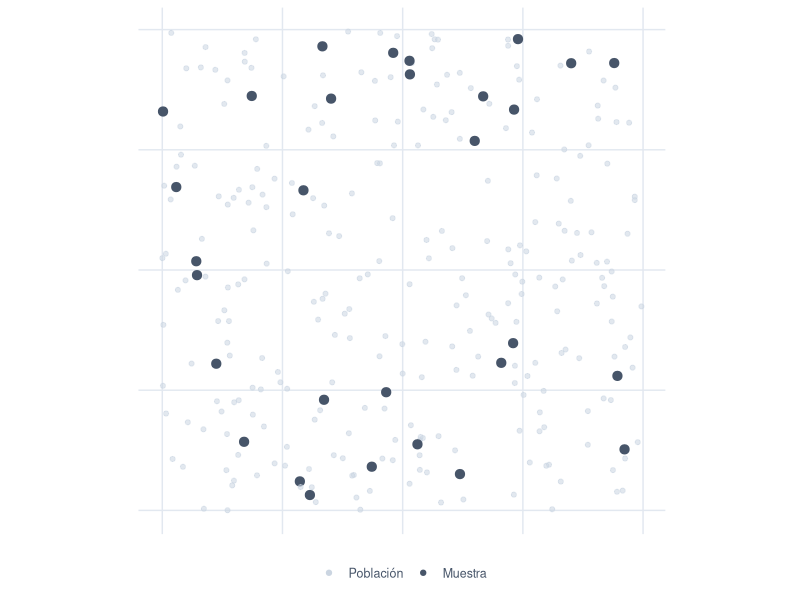
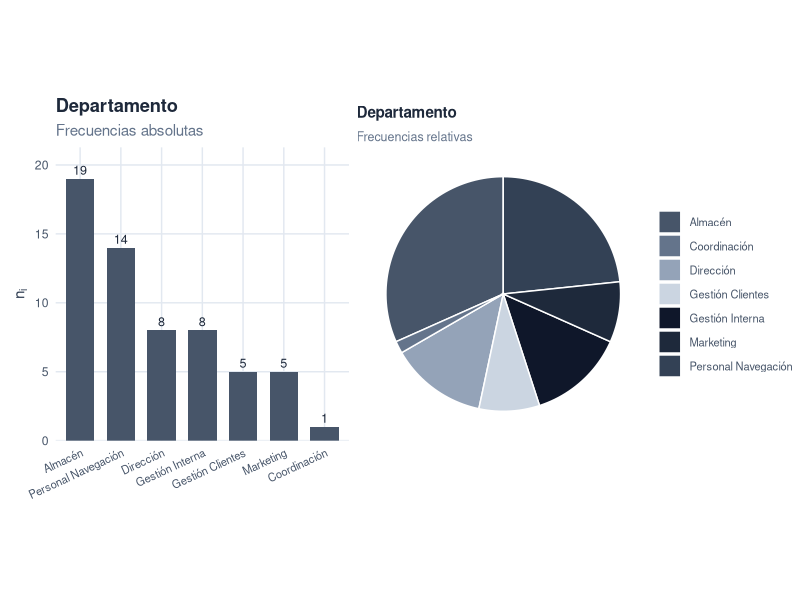
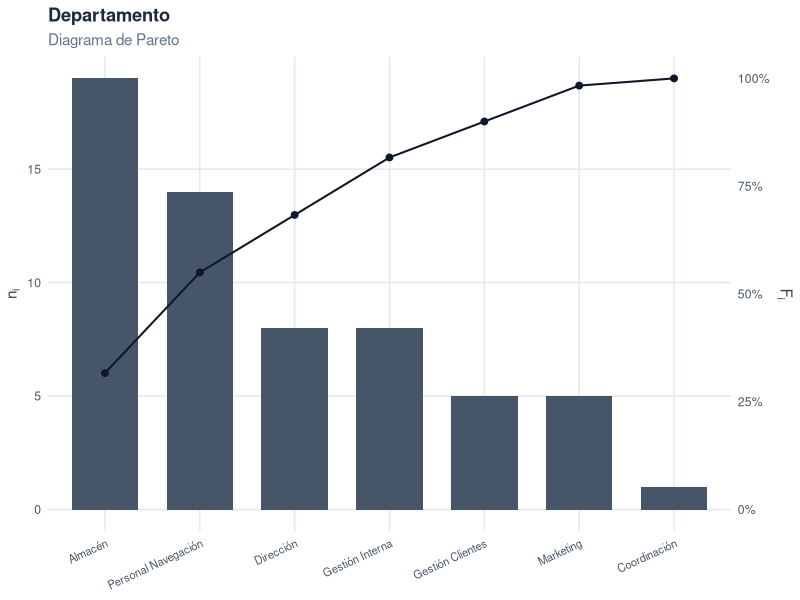
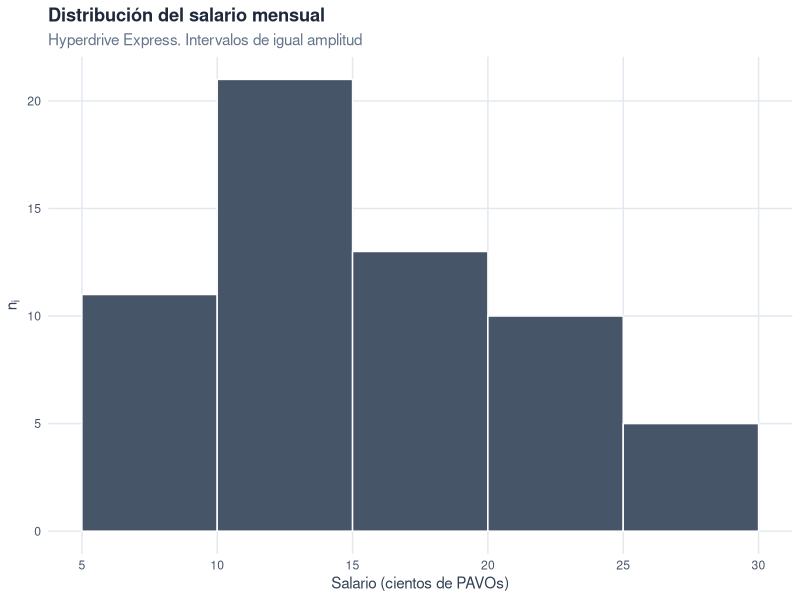
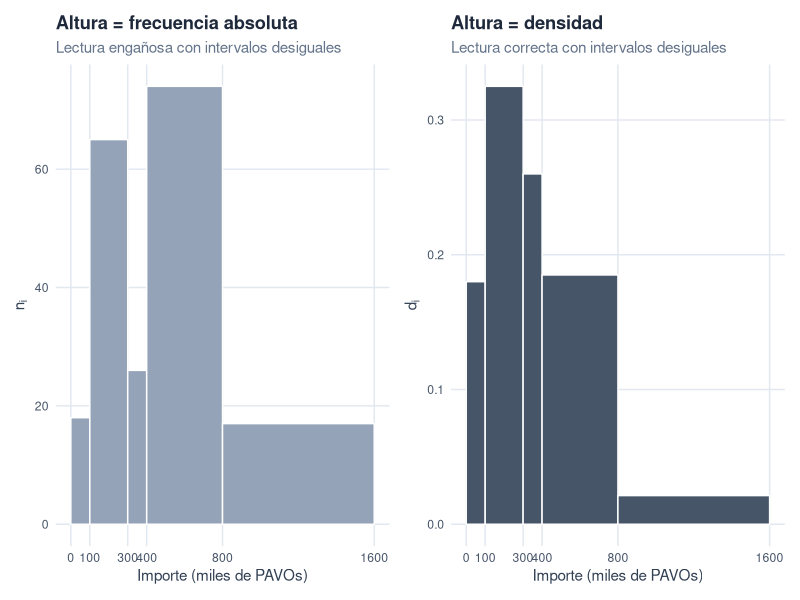
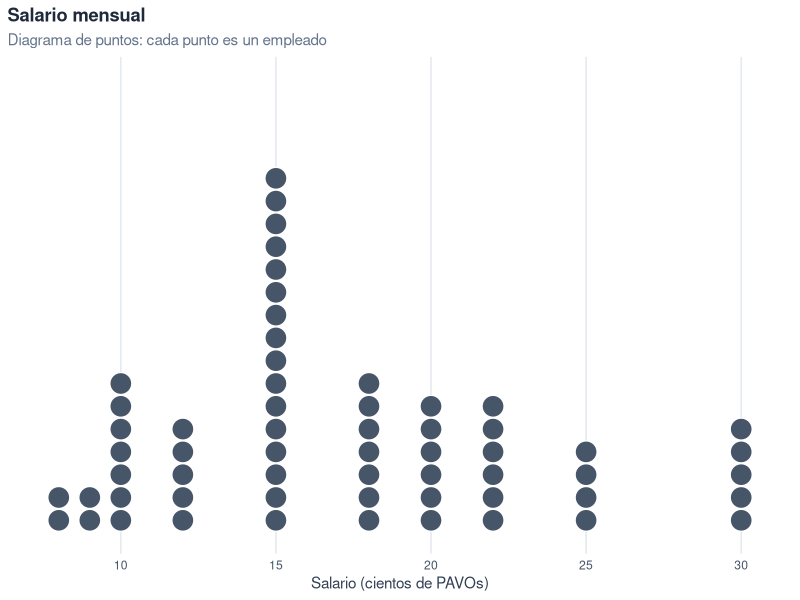
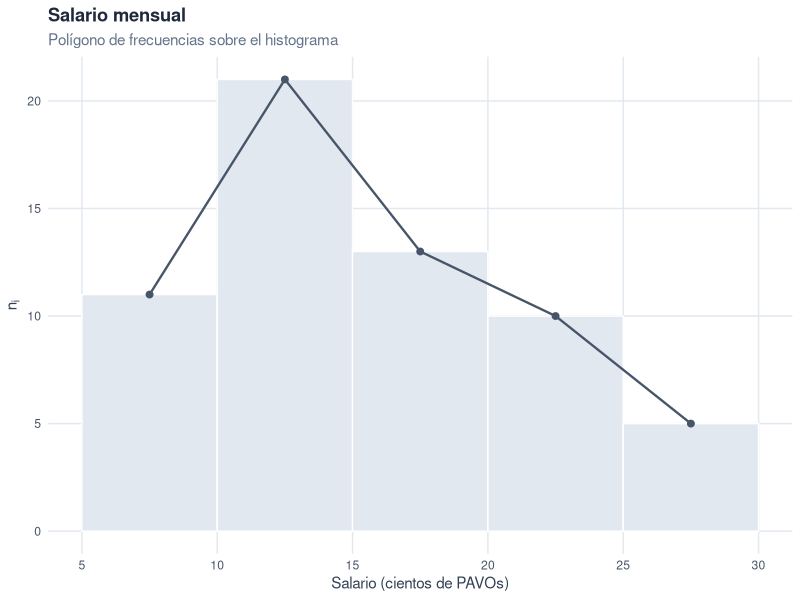
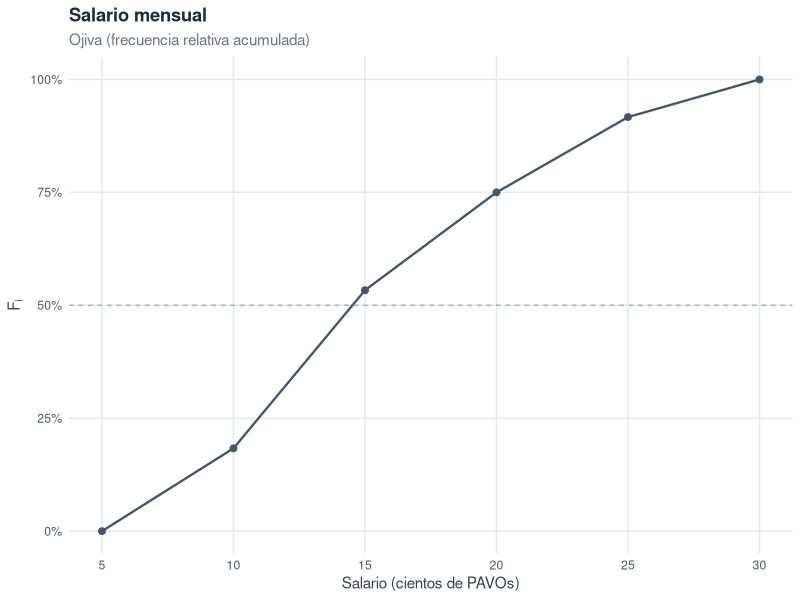

R code for these plots, in order:
## ---- chunk 1
knitr::opts_chunk$set(
  echo       = FALSE,
  message    = FALSE,
  warning    = FALSE,
  fig.align  = "center",
  fig.width  = 6.5,
  fig.height = 4,
  dpi        = 200,
  out.width  = "100%"
)

library(dplyr)
library(tibble)
library(ggplot2)
library(forcats)
library(knitr)
library(kableExtra)
library(scales)
library(patchwork)

# Paleta sobria, coordinada con el color primario del libro (#475569).
pal_libro  <- c("#475569", "#64748b", "#94a3b8", "#cbd5e1",
                "#0f172a", "#1e293b", "#334155")
pal_acento <- "#475569"

# Tema ggplot consistente para todo el capítulo.
theme_libro <- function() {
  theme_minimal(base_size = 11) +
    theme(
      plot.title       = element_text(face = "bold", color = "#1e293b"),
      plot.subtitle    = element_text(color = "#64748b"),
      plot.caption     = element_text(color = "#94a3b8", size = 8),
      axis.title       = element_text(color = "#334155"),
      axis.text        = element_text(color = "#475569"),
      panel.grid.minor = element_blank(),
      panel.grid.major = element_line(color = "#e2e8f0"),
      legend.position  = "bottom",
      legend.title     = element_text(color = "#334155", size = 9),
      legend.text      = element_text(color = "#475569", size = 9)
    )
}
## ---- chunk 2
set.seed(42)
pob <- tibble(
  x = runif(300),
  y = runif(300)
) |>
  mutate(en_muestra = row_number() %in% sample(300, 30))

ggplot(pob, aes(x, y)) +
  geom_point(aes(color = en_muestra, size = en_muestra, alpha = en_muestra)) +
  scale_color_manual(values = c(`FALSE` = "#cbd5e1", `TRUE` = "#475569"),
                     labels = c("Población", "Muestra"),
                     name   = NULL) +
  scale_size_manual(values  = c(`FALSE` = 1.4, `TRUE` = 2.8), guide = "none") +
  scale_alpha_manual(values = c(`FALSE` = 0.55, `TRUE` = 1),  guide = "none") +
  coord_fixed() +
  labs(x = NULL, y = NULL) +
  theme_libro() +
  theme(axis.text = element_blank(), panel.grid = element_blank())
## ---- chunk 3
set.seed(1789)
n_emp <- 60

# Pool de nombres siguiendo la convención R-Stars:
# primer nombre del cine de ciencia ficción + apellido = género de ave (latín).
nombres_sf <- c("Spike", "Faye", "Jet", "Ed", "Vicious",
                "Luke", "Leia", "Han", "Rey", "Finn", "Poe", "Padmé",
                "Spock", "Data", "Picard", "Janeway", "Geordi",
                "Ripley", "Bishop", "Hicks", "Newt",
                "Deckard", "Roy", "Rachael",
                "Neo", "Trinity", "Morpheus",
                "Mal", "Zoe", "River", "Jayne",
                "Holden", "Naomi", "Amos", "Bobbie",
                "Starbuck", "Apollo", "Adama", "Kara",
                "Sarah", "Kyle", "John")

apellidos_aves <- c("Pyrrhula", "Tachyeres", "Bucephala", "Calidris",
                    "Diomedea", "Bubo", "Falco", "Phoenicopterus", "Larus",
                    "Hirundo", "Accipiter", "Psittacus", "Columba", "Corvus",
                    "Anas", "Cygnus", "Gallus", "Pavo", "Ardea", "Grus",
                    "Aquila", "Tinamus", "Tachybaptus", "Athene", "Strix",
                    "Spheniscus", "Apteryx", "Dromaius", "Ramphastos",
                    "Pelecanus", "Vultur", "Struthio", "Turdus", "Merula",
                    "Rhea", "Ara")

empresa <- tibble(
  id_empleado = sprintf("E%03d", seq_len(n_emp)),
  nombre = paste(sample(nombres_sf,      n_emp, replace = TRUE),
                 sample(apellidos_aves,  n_emp, replace = TRUE)),
  nivel_estudios = sample(
    c("Básicos", "Medios", "Universitarios"),
    n_emp, replace = TRUE, prob = c(0.20, 0.42, 0.38)
  ) |>
    factor(levels = c("Básicos", "Medios", "Universitarios"), ordered = TRUE),
  departamento = sample(
    c("Almacén", "Gestión Interna", "Gestión Clientes", "Personal Navegación",
      "Marketing", "Coordinación", "Dirección"),
    n_emp, replace = TRUE,
    prob = c(0.22, 0.16, 0.18, 0.20, 0.08, 0.06, 0.10)
  )
)

# Asignamos un salario coherente con el nivel de estudios.
empresa <- empresa |>
  mutate(
    salario = case_when(
      nivel_estudios == "Básicos"        ~ sample(c(8, 9, 10, 12),
                                                  n(), TRUE,
                                                  prob = c(0.25, 0.30, 0.30, 0.15)),
      nivel_estudios == "Medios"         ~ sample(c(10, 12, 15, 18),
                                                  n(), TRUE,
                                                  prob = c(0.20, 0.30, 0.35, 0.15)),
      nivel_estudios == "Universitarios" ~ sample(c(18, 20, 22, 25, 30),
                                                  n(), TRUE,
                                                  prob = c(0.20, 0.30, 0.25, 0.15, 0.10))
    )
  )
## ---- chunk 4
empresa |>
  head(6) |>
  select(`Cód.` = id_empleado, Nombre = nombre,
         `Salario` = salario, `N. Estudios` = nivel_estudios,
         Departamento = departamento) |>
  kable(
        align = "c") |>
  kable_styling(bootstrap_options = c("hover", "condensed"),
                full_width = FALSE,
                position = "center",
                font_size = 13)
## ---- chunk 5
frec_salario <- empresa |>
  count(salario, name = "n_i") |>
  arrange(salario) |>
  mutate(
    N_i = cumsum(n_i),
    f_i = n_i / sum(n_i),
    F_i = cumsum(f_i)
  )

frec_salario |>
  kable(
        col.names = c("$x_i$ (Salario)", "$n_i$", "$N_i$", "$f_i$", "$F_i$"),
        digits = c(0, 0, 0, 4, 4),
        align = "c",
        escape = FALSE) |>
  kable_styling(bootstrap_options = c("hover", "condensed"),
                full_width = FALSE,
                position = "center",
                font_size = 13)
## ---- chunk 6
frec_estudios <- empresa |>
  count(nivel_estudios, name = "n_i") |>
  arrange(nivel_estudios) |>
  mutate(
    N_i = cumsum(n_i),
    f_i = n_i / sum(n_i),
    F_i = cumsum(f_i)
  )

frec_estudios |>
  kable(
        col.names = c("$x_i$ (Nivel de estudios)", "$n_i$", "$N_i$",
                      "$f_i$", "$F_i$"),
        digits = c(NA, 0, 0, 4, 4),
        align = "c",
        escape = FALSE) |>
  kable_styling(bootstrap_options = c("hover", "condensed"),
                full_width = FALSE,
                position = "center",
                font_size = 13)
## ---- chunk 7
frec_departamento <- empresa |>
  count(departamento, name = "n_i") |>
  arrange(desc(n_i)) |>
  mutate(f_i = n_i / sum(n_i))

frec_departamento |>
  kable(
        col.names = c("$x_i$ (Departamento)", "$n_i$", "$f_i$"),
        digits = c(NA, 0, 4),
        align = "c",
        escape = FALSE) |>
  kable_styling(bootstrap_options = c("hover", "condensed"),
                full_width = FALSE,
                position = "center",
                font_size = 13)
## ---- chunk 8
cortes <- c(5, 10, 15, 20, 25, 30)

frec_int <- empresa |>
  mutate(intervalo = cut(salario, breaks = cortes,
                         include.lowest = TRUE, right = TRUE)) |>
  count(intervalo, name = "n_i") |>
  mutate(
    L_inf = head(cortes, -1),
    L_sup = tail(cortes, -1),
    x_i   = (L_inf + L_sup) / 2,
    c_i   = L_sup - L_inf,
    d_i   = n_i / c_i,
    f_i   = n_i / sum(n_i),
    N_i   = cumsum(n_i),
    F_i   = cumsum(f_i)
  ) |>
  select(Intervalo = intervalo, x_i, c_i, n_i, N_i, f_i, F_i, d_i)

frec_int |>
  kable(
        col.names = c("Intervalo", "$x_i$", "$c_i$", "$n_i$", "$N_i$",
                      "$f_i$", "$F_i$", "$d_i$"),
        digits = c(NA, 1, 0, 0, 0, 4, 4, 4),
        align = "c",
        escape = FALSE) |>
  kable_styling(bootstrap_options = c("hover", "condensed"),
                full_width = FALSE,
                position = "center",
                font_size = 13)
## ---- chunk 9
k_sturges_raw <- 1 + log2(nrow(empresa))
k_sturges     <- ceiling(k_sturges_raw)
sal_min       <- min(empresa$salario)
sal_max       <- max(empresa$salario)
c_teor        <- (sal_max - sal_min) / k_sturges
cortes_teor   <- seq(sal_min, sal_max, length.out = k_sturges + 1)

fmt <- function(x, d = 2) {
  format(round(x, d), decimal.mark = ",", nsmall = d, trim = TRUE)
}
## ---- chunk 10
df_dep <- frec_departamento |>
  mutate(departamento = fct_reorder(departamento, n_i, .desc = TRUE))

g_barras <- ggplot(df_dep, aes(departamento, n_i)) +
  geom_col(fill = pal_acento, width = 0.7) +
  geom_text(aes(label = n_i), vjust = -0.4,
            color = "#1e293b", size = 3.2) +
  scale_y_continuous(expand = expansion(mult = c(0, 0.12))) +
  labs(title = "Departamento", subtitle = "Frecuencias absolutas",
       x = NULL, y = expression(n[i])) +
  theme_libro() +
  theme(axis.text.x = element_text(angle = 25, hjust = 1, size = 8))

g_sectores <- ggplot(frec_departamento,
                     aes(x = "", y = f_i, fill = departamento)) +
  geom_col(width = 1, color = "white") +
  coord_polar(theta = "y") +
  scale_fill_manual(values = pal_libro, name = NULL) +
  labs(title = "Departamento", subtitle = "Frecuencias relativas") +
  theme_void() +
  theme(
    plot.title      = element_text(face = "bold", color = "#1e293b", size = 11),
    plot.subtitle   = element_text(color = "#64748b", size = 9),
    legend.text     = element_text(color = "#475569", size = 8),
    legend.position = "right"
  )

g_barras + g_sectores
## ---- chunk 11
pareto <- frec_departamento |>
  arrange(desc(n_i)) |>
  mutate(
    F_i = cumsum(f_i),
    departamento = factor(departamento, levels = departamento)
  )

coef <- max(pareto$n_i)

ggplot(pareto, aes(departamento)) +
  geom_col(aes(y = n_i), fill = pal_acento, width = 0.7) +
  geom_line(aes(y = F_i * coef, group = 1),
            color = "#0f172a", linewidth = 0.7) +
  geom_point(aes(y = F_i * coef), color = "#0f172a", size = 2) +
  scale_y_continuous(
    name     = expression(n[i]),
    sec.axis = sec_axis(~ . / coef,
                        name   = expression(F[i]),
                        labels = scales::label_percent(accuracy = 1))
  ) +
  labs(title = "Departamento", subtitle = "Diagrama de Pareto",
       x = NULL) +
  theme_libro() +
  theme(axis.text.x = element_text(angle = 25, hjust = 1, size = 8))
## ---- chunk 12
ggplot(empresa, aes(salario)) +
  geom_histogram(breaks = cortes, closed = "right",
                 fill = pal_acento, color = "white") +
  scale_x_continuous(breaks = cortes) +
  labs(title    = "Distribución del salario mensual",
       subtitle = "Hyperdrive Express. Intervalos de igual amplitud",
       x        = "Salario (cientos de PAVOs)",
       y        = expression(n[i])) +
  theme_libro()
## ---- chunk 13
set.seed(2025)
ventas <- tibble(
  cliente = sprintf("C%03d", 1:200),
  importe = round(pmin(rgamma(200, shape = 2, scale = 200), 1600), 0)
)

cortes_v <- c(0, 100, 300, 400, 800, 1600)

frec_ventas <- ventas |>
  mutate(intervalo = cut(importe, breaks = cortes_v,
                         include.lowest = TRUE, right = TRUE)) |>
  count(intervalo, name = "n_i") |>
  mutate(
    L_inf = head(cortes_v, -1),
    L_sup = tail(cortes_v, -1),
    x_i   = (L_inf + L_sup) / 2,
    c_i   = L_sup - L_inf,
    d_i   = n_i / c_i
  )

frec_ventas |>
  select(Intervalo = intervalo, n_i, c_i, x_i, d_i) |>
  kable(
        col.names = c("Intervalo", "$n_i$", "$c_i$", "$x_i$", "$d_i$"),
        digits = c(NA, 0, 0, 1, 4),
        align = "c",
        escape = FALSE) |>
  kable_styling(bootstrap_options = c("hover", "condensed"),
                full_width = FALSE,
                position = "center",
                font_size = 13)
## ---- chunk 14
g_mal <- ggplot(frec_ventas,
                aes(xmin = L_inf, xmax = L_sup,
                    ymin = 0, ymax = n_i)) +
  geom_rect(fill = "#94a3b8", color = "white") +
  scale_x_continuous(breaks = cortes_v) +
  labs(title    = "Altura = frecuencia absoluta",
       subtitle = "Lectura engañosa con intervalos desiguales",
       x        = "Importe (miles de PAVOs)",
       y        = expression(n[i])) +
  theme_libro()

g_bien <- ggplot(frec_ventas,
                 aes(xmin = L_inf, xmax = L_sup,
                     ymin = 0, ymax = d_i)) +
  geom_rect(fill = pal_acento, color = "white") +
  scale_x_continuous(breaks = cortes_v) +
  labs(title    = "Altura = densidad",
       subtitle = "Lectura correcta con intervalos desiguales",
       x        = "Importe (miles de PAVOs)",
       y        = expression(d[i])) +
  theme_libro()

g_mal + g_bien
## ---- chunk 15
ggplot(empresa, aes(x = salario)) +
  geom_dotplot(binwidth = 1, dotsize = 0.7,
               fill = pal_acento, color = "white",
               stackratio = 1.05) +
  scale_x_continuous(breaks = seq(5, 30, 5)) +
  scale_y_continuous(NULL, breaks = NULL) +
  labs(title    = "Salario mensual",
       subtitle = "Diagrama de puntos: cada punto es un empleado",
       x        = "Salario (cientos de PAVOs)") +
  theme_libro()
## ---- chunk 16
poly_df <- frec_int |>
  select(x_i, n_i)

ggplot(empresa, aes(salario)) +
  geom_histogram(breaks = cortes, closed = "right",
                 fill = "#e2e8f0", color = "white") +
  geom_line(data = poly_df, aes(x = x_i, y = n_i),
            color = pal_acento, linewidth = 0.8) +
  geom_point(data = poly_df, aes(x = x_i, y = n_i),
             color = pal_acento, size = 2) +
  scale_x_continuous(breaks = cortes) +
  labs(title    = "Salario mensual",
       subtitle = "Polígono de frecuencias sobre el histograma",
       x        = "Salario (cientos de PAVOs)",
       y        = expression(n[i])) +
  theme_libro()
## ---- chunk 17
ojiva_df <- tibble(
  x   = c(min(cortes), tail(cortes, -1)),
  F_i = c(0, frec_int$F_i)
)

ggplot(ojiva_df, aes(x, F_i)) +
  geom_line(color = pal_acento, linewidth = 0.8) +
  geom_point(color = pal_acento, size = 2) +
  geom_hline(yintercept = 0.5, linetype = "dashed",
             color = "#94a3b8", linewidth = 0.4) +
  scale_x_continuous(breaks = cortes) +
  scale_y_continuous(labels = scales::label_percent(accuracy = 1),
                     breaks = c(0, 0.25, 0.5, 0.75, 1)) +
  labs(title    = "Salario mensual",
       subtitle = "Ojiva (frecuencia relativa acumulada)",
       x        = "Salario (cientos de PAVOs)",
       y        = expression(F[i])) +
  theme_libro()
## ---- chunk 18
set.seed(2077)
n_meses <- 60
serie_hyper <- tibble(
  mes         = seq(as.Date("2119-01-01"), by = "month", length.out = n_meses),
  tendencia   = seq(120, 200, length.out = n_meses),
  estacional  = 18 * sin(2 * pi * seq_len(n_meses) / 12),
  ruido       = rnorm(n_meses, 0, 6),
  facturacion = tendencia + estacional + ruido
)

ggplot(serie_hyper, aes(mes, facturacion)) +
  geom_line(color = pal_acento, linewidth = 0.7) +
  geom_point(color = pal_acento, size = 1.2) +
  scale_x_date(date_breaks = "1 year", date_labels = "%Y") +
  labs(title    = "Facturación mensual de Hyperdrive Express",
       subtitle = "Cinco últimos ejercicios (millones de PAVOs)",
       x        = NULL, y = NULL) +
  theme_libro()
## ---- chunk 19
df_story <- frec_departamento |>
  mutate(
    departamento = fct_reorder(departamento, n_i, .desc = TRUE),
    destaca      = departamento == "Almacén"
  )

n_almacen   <- df_story |> filter(departamento == "Almacén") |> pull(n_i)
pct_almacen <- round(100 * n_almacen / sum(df_story$n_i))

g_neutro <- ggplot(df_story, aes(departamento, n_i)) +
  geom_col(fill = "#94a3b8", width = 0.7) +
  scale_y_continuous(expand = expansion(mult = c(0, 0.12))) +
  labs(title    = "Distribución por departamento",
       subtitle = "Frecuencias absolutas",
       x = NULL, y = expression(n[i])) +
  theme_libro() +
  theme(axis.text.x = element_text(angle = 25, hjust = 1, size = 8))

g_story <- ggplot(df_story, aes(departamento, n_i, fill = destaca)) +
  geom_col(width = 0.7) +
  geom_text(aes(label = n_i, color = destaca),
            vjust = -0.4, size = 3.2, fontface = "bold") +
  scale_fill_manual(values = c(`FALSE` = "#cbd5e1", `TRUE` = pal_acento),
                    guide = "none") +
  scale_color_manual(values = c(`FALSE` = "#94a3b8", `TRUE` = "#1e293b"),
                     guide = "none") +
  scale_y_continuous(expand = expansion(mult = c(0, 0.18))) +
  labs(title    = sprintf("Almacén concentra el %d %% de la plantilla", pct_almacen),
       subtitle = "El resto de departamentos queda muy por debajo",
       x = NULL, y = expression(n[i])) +
  theme_libro() +
  theme(axis.text.x = element_text(angle = 25, hjust = 1, size = 8))

g_neutro + g_story
